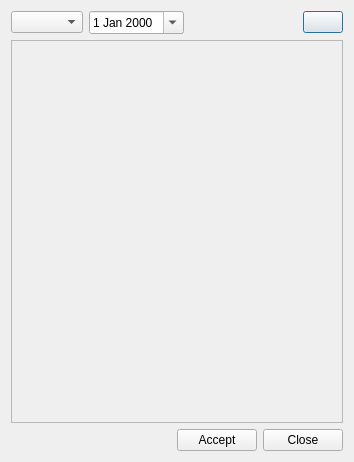
<?xml version="1.0" encoding="UTF-8"?>
<ui version="4.0">
 <class>planning_area_selector</class>
 <widget class="QDialog" name="planning_area_selector">
  <property name="geometry">
   <rect>
    <x>0</x>
    <y>0</y>
    <width>354</width>
    <height>462</height>
   </rect>
  </property>
  <property name="sizePolicy">
   <sizepolicy hsizetype="Fixed" vsizetype="Preferred">
    <horstretch>0</horstretch>
    <verstretch>0</verstretch>
   </sizepolicy>
  </property>
  <property name="windowTitle">
   <string>Area selector</string>
  </property>
  <layout class="QVBoxLayout" name="verticalLayout">
   <item>
    <layout class="QGridLayout" name="gridLayout_3">
     <item row="0" column="3">
      <widget class="QPushButton" name="btn_snapping">
       <property name="text">
        <string/>
       </property>
      </widget>
     </item>
     <item row="0" column="1">
      <widget class="QDateEdit" name="executed_date">
       <property name="calendarPopup">
        <bool>true</bool>
       </property>
      </widget>
     </item>
     <item row="0" column="0">
      <widget class="QComboBox" name="cmb_priority"/>
     </item>
     <item row="0" column="2">
      <spacer name="horizontalSpacer_2">
       <property name="orientation">
        <enum>Qt::Horizontal</enum>
       </property>
       <property name="sizeHint" stdset="0">
        <size>
         <width>40</width>
         <height>20</height>
        </size>
       </property>
      </spacer>
     </item>
    </layout>
   </item>
   <item>
    <widget class="QScrollArea" name="scrollArea">
     <property name="widgetResizable">
      <bool>true</bool>
     </property>
     <widget class="QWidget" name="scrollAreaWidgetContents">
      <property name="geometry">
       <rect>
        <x>0</x>
        <y>0</y>
        <width>334</width>
        <height>380</height>
       </rect>
      </property>
      <layout class="QGridLayout" name="gridLayout_2">
       <item row="0" column="0">
        <layout class="QGridLayout" name="grl_main"/>
       </item>
      </layout>
     </widget>
    </widget>
   </item>
   <item>
    <layout class="QGridLayout" name="gridLayout">
     <item row="0" column="1">
      <widget class="QPushButton" name="btn_accept">
       <property name="text">
        <string>Accept</string>
       </property>
      </widget>
     </item>
     <item row="0" column="2">
      <widget class="QPushButton" name="btn_close">
       <property name="text">
        <string>Close</string>
       </property>
      </widget>
     </item>
     <item row="0" column="0">
      <spacer name="horizontalSpacer">
       <property name="orientation">
        <enum>Qt::Horizontal</enum>
       </property>
       <property name="sizeHint" stdset="0">
        <size>
         <width>40</width>
         <height>20</height>
        </size>
       </property>
      </spacer>
     </item>
    </layout>
   </item>
  </layout>
 </widget>
 <resources/>
 <connections/>
</ui>
